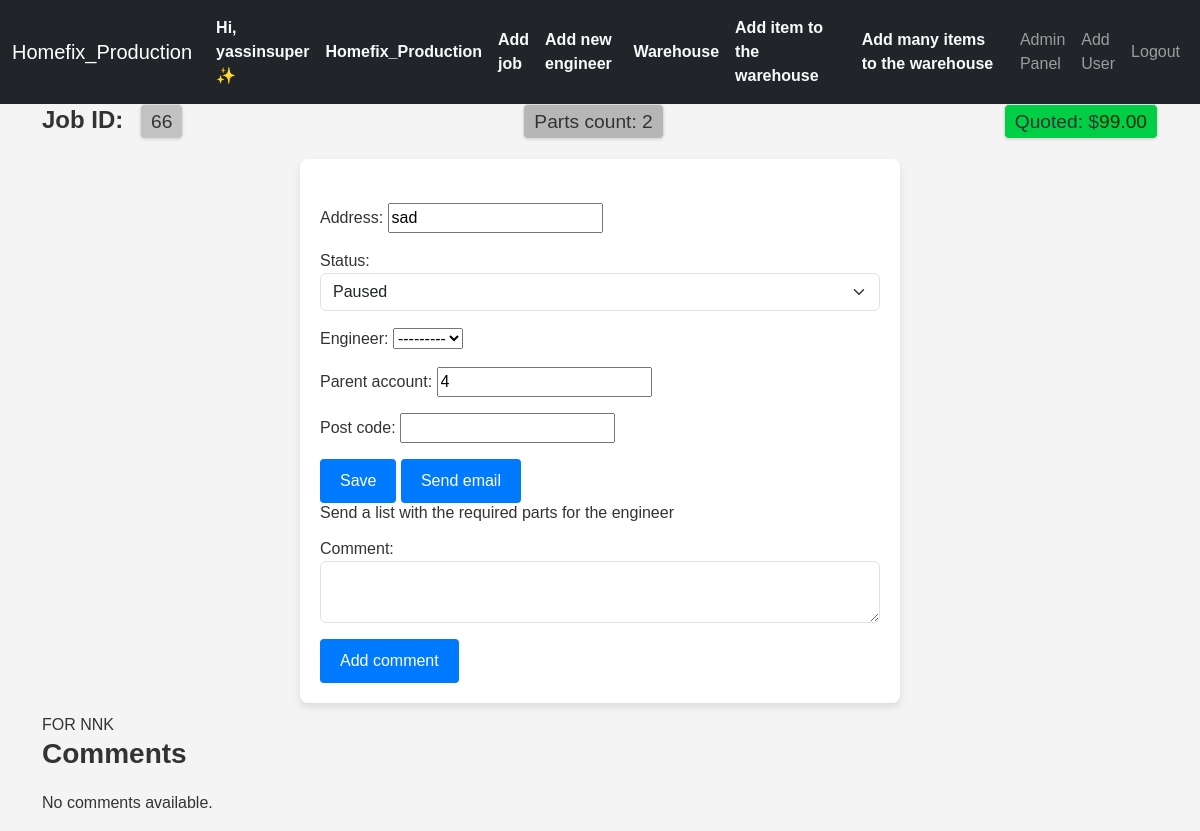
/job/66/ (signed in), run on an earlier commit of the app's database.
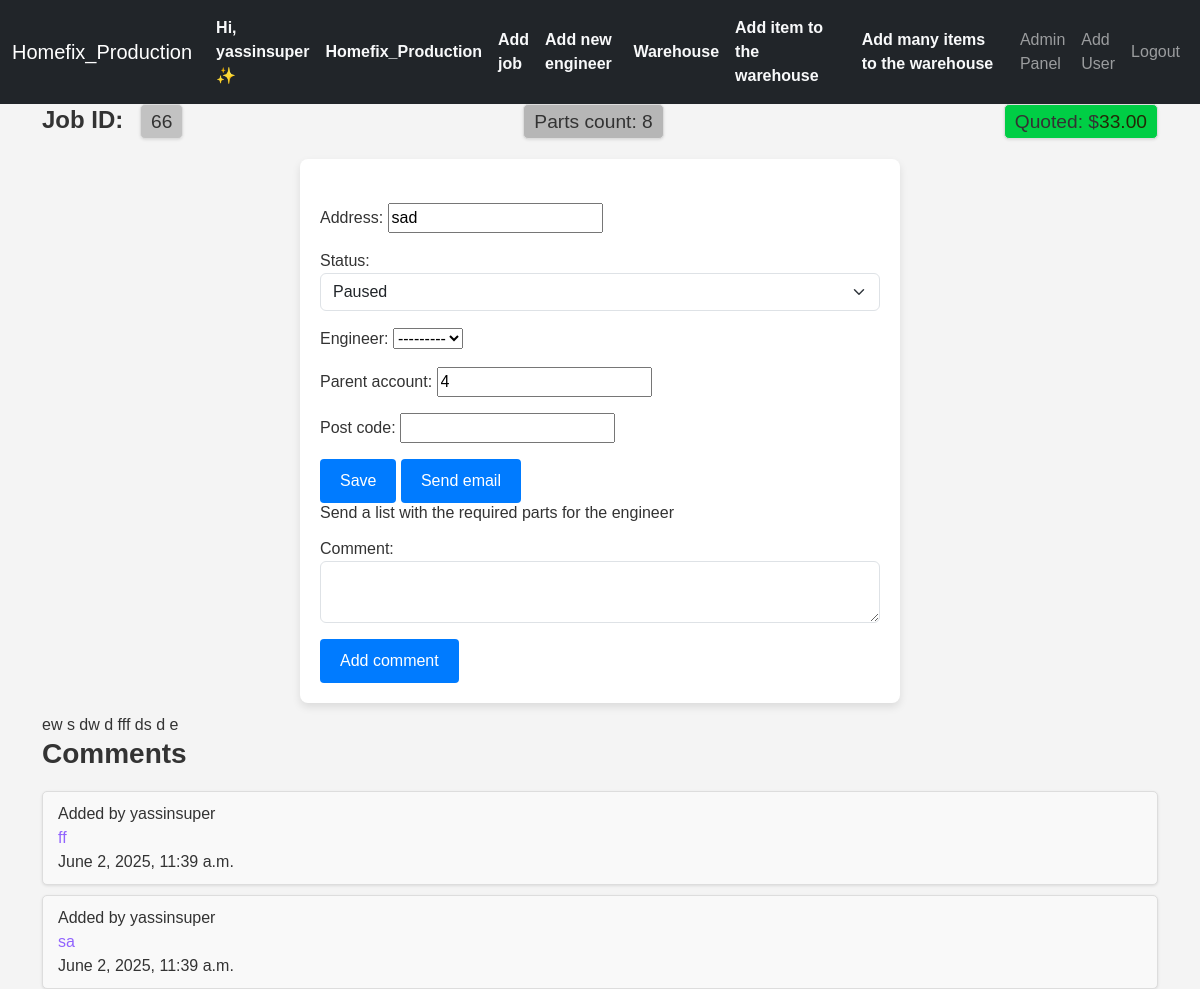
And on a later commit of the database.
### inventory/models.py (models this page shows, shortened)
class Job(models.Model):
    status_chouces=[
        ('ready', 'Ready'),
        ('paused', 'Paused'),
        ('completed', 'Completed'),
        ('cancelled', 'Cancelled'),
        ('quoted', 'Quoted and waiting')
    ]
    address = models.CharField(max_length=70)
    job_id=models.BigIntegerField()
    status=models.CharField(choices=status_chouces, max_length=20)
    quotation=models.DecimalField(max_digits=10, decimal_places=2,blank=True,null=True)
    engineer=models.ForeignKey(Engineer,on_delete=models.SET_NULL,null=True,blank=True)
    parent_account=models.CharField(max_length=70)
    added_date=models.DateField(auto_now_add=True)
    company=models.ForeignKey(Company,on_delete=models.CASCADE,related_name="job_company")
    items_arrived=models.BooleanField(default=False, )
    post_code=models.CharField(max_length=10, null=True, blank=True)
    quoted=models.BooleanField(default=False)
    class Meta:
        unique_together = ('job_id', 'company')  # Enforce uniqueness at the company level
        ordering=['-added_date']

class JobItem(models.Model):
    job = models.ForeignKey(Job, on_delete=models.DO_NOTHING, related_name="items")
    item = models.ForeignKey(Item, on_delete=models.CASCADE, related_name="job_items")
    job_quantity = models.PositiveSmallIntegerField(default=0)  # How many needed for this job
    arrived_quantity=models.PositiveSmallIntegerField(default=0)
    reference=models.TextField(blank=True,null=True,max_length=40)
    status=models.CharField(max_length=20,choices=CHOICES,blank=True,null=True,default=None)
    ordered=models.BooleanField(default=False)
    is_used=models.BooleanField(default=False)
    from_warehouse=models.BooleanField(default=False)
    was_for_job=models.ForeignKey(Job, on_delete=models.DO_NOTHING,null=True,blank=True, related_name="moveditems")
    def __str__(self):
        return str(self.item.name)

class Item(models.Model):
    name=models.CharField(max_length=70)
    part_number=models.TextField(max_length=30)
    price=models.DecimalField(max_digits=10, decimal_places=2,)
    reference=models.TextField(blank=True,null=True,max_length=40)
    supplier=models.CharField(max_length=70)
    company=models.ForeignKey(Company,on_delete=models.CASCADE,related_name="item_company")
    added_date=models.DateTimeField(auto_now_add=True)
    added_by=models.ForeignKey(CustomUser, on_delete=models.DO_NOTHING, null=True, blank=True, related_name="added_by_user")
    required_quantity=models.PositiveSmallIntegerField(default=0)
    arrived_quantity=models.PositiveSmallIntegerField(default=0)
    ordered=models.BooleanField(default=False)
    notes=models.TextField(null=True, blank=True)

class Comment(models.Model):
    content_type = models.ForeignKey(ContentType, on_delete=models.CASCADE)  # Reference to the model (Job or Item)
    object_id = models.PositiveIntegerField()  # ID of the related object
    company=models.ForeignKey(Company, on_delete=models.CASCADE,related_name="comment_company")
    content_object = GenericForeignKey('content_type', 'object_id','company')  # Generic relationship
    comment = models.TextField(null=True, blank=True)
    added_date = models.DateTimeField(auto_now_add=True)
    added_by = models.ForeignKey(CustomUser, on_delete=models.DO_NOTHING, null=False, blank=False, related_name="added_by")
    class Meta:
        ordering = ['-added_date']
    def __str__(self):
        return self.comment#[:20] + "..." if len(self.comment) > 20 else self.comment

class CustomUser(AbstractUser):
    permission_choices=[('admin','Admin'),
                        ('employee','Employee'),
                        ('owner','Owner')]
    company = models.ForeignKey(Company, on_delete=models.CASCADE, null=True, blank=True, related_name="employeees")
    email = models.EmailField(unique=True)
    username = models.CharField(max_length=90, unique=False)
    permission = models.CharField(choices=permission_choices,default='employee')
    is_owner=models.BooleanField(default=False,)
    is_admin=models.BooleanField(default=False,)
    is_employee=models.BooleanField(default=False,)
    is_banned=models.BooleanField(default=False,)
    REQUIRED_FIELDS = ['username',]
    USERNAME_FIELD = 'email'
    verbose_name='User'
    class Meta:
        verbose_name_plural = 'users'
        ordering = ['is_owner','is_admin','is_employee','is_banned']

### inventory/views.py (the view, shortened to what this page needs)
# urls.py: path('job/<int:pk>/',views.update_job,name='update_job'),
@login_required
def update_job(request, pk, cancel=0):
    job=Job.objects.filter(company=request.user.company).get(job_id=pk)
    items=JobItem.objects.filter(job=job)
    items_count=job.items.all().count()
    form = JobForm(instance=job,updating=True,)
    comments_form=CommentForm(initial={
        'content_type': ContentType.objects.get_for_model(Job),
        'object_id': job.job_id,
        'company': request.user.company,
        })
    comments = Comment.objects.filter(content_type=ContentType.objects.get_for_model(Job), object_id=job.job_id,company=request.user.company)
    context={'form': form,'job':job,'comments_form':comments_form,'comments':comments,'items':items,'items_count':items_count}
    return render(request, 'inventory/job_update.html', context)

### inventory/forms.py
class CommentForm(forms.ModelForm):
    class Meta:
        model = Comment
        fields = ['comment', 'content_type', 'object_id']
        widgets = {
            'comment': forms.Textarea(attrs={'rows': 2, 'class': 'form-control'}),
            'content_type': forms.HiddenInput(),
            'object_id': forms.HiddenInput(),
            'company': forms.HiddenInput(),
        }

### inventory/models.py (called while the page is built)
    def __str__(self):
        return str( self.name)

### inventory/templatetags/custom_tags.py (called while the page is built)
@register.filter
def is_admin(user):
    if user.groups.filter(name='Admin').exists() or user.company.owner==user:
        return True
    return False

@register.filter
def is_owner(user):
    if user.is_authenticated and user.company.owner==user:
        return True
    return False

### templates/inventory/job_update.html (shortened to what this page needs)
{% extends 'inventory/base.html' %}
{% load static %}
{% block body %}
  <h2 style="margin-bottom: 20px; font-size: 1.5rem; font-weight: bold; display: flex; justify-content: space-between; align-items: center;">
    <span>
      Job ID:
      <span style="
        display: inline-block;
        padding: 5px 10px;
        margin-left: 10px;
        font-size: 1.2rem;
        font-weight: normal;
        color: #333;
        background-color: rgba(182, 182, 182, 0.79);
        border: 1px solid #ddd;
        border-radius: 5px;
        box-shadow: 0 1px 3px rgba(0, 0, 0, 0.1);
      ">{{ job.job_id }}</span>
    </span>
    <span style="
        display: inline-block;
        padding: 5px 10px;
        font-size: 1.2rem;
        font-weight: normal;
        color: #333;
        background-color: rgb(182, 182, 182);
        border: 1px solid #ddd;
        border-radius: 5px;
        box-shadow: 0 1px 3px rgba(0, 0, 0, 0.1);
      ">Parts count: {{ items_count }}</span>
    {% if job.quoted %}
      <span style="
        display: inline-block;
        padding: 5px 10px;
        font-size: 1.2rem;
        font-weight: normal;
        color: #333;
        background-color: rgb(0, 206, 69);
        border: 1px solid #ddd;
        border-radius: 5px;
        box-shadow: 0 1px 3px rgba(0, 0, 0, 0.1);
      ">Quoted: $<span style="color: rgb(34, 41, 4);">{{ job.quotation }}</span></span>
    {% endif %}
  </h2>
  <section class="form-section">
    <form action="" method="POST" enctype="multipart/form-data" class="form-container">
      <br />
      <div class="form-group">{{ form.as_p }}</div>
      <div class="form-group">
        <button type="submit" name="save" class="btn-submit">Save</button>
        <button type="submit" name="send_email" class="btn-submit">Send email</button><span><h6>Send a list with the required parts for the engineer</h6></span>
      </div>
      <form method="POST">
        <section class="form-section">
          <div class="form-group">{{ comments_form.as_p }}</div>
          <div>
            <button name="add_comment" type="submit" class="btn-submit">Add comment</button>
          </div>
        </section>
      </form>
    </form>
  </section>
  {% for item in items %}
    {{ item }}
  {% endfor %}
  <section>
    <h3>Comments</h3>
    <div class="comments-container">
      {% for comment in comments %}
        <div class="comment-card">
          <span>Added by {{ comment.added_by.username }}</span>
          <p style="color: rgba(117, 58, 255, 0.79);">{{ comment }}</p>
          <span>{{ comment.added_date }}</span>
        </div>
      {% empty %}
        <p>No comments available.</p>
      {% endfor %}
    </div>
  </section>
{% endblock %}

What changed in the data, as far as the page shows it:
removed JobItem: item.name "FOR"
removed JobItem: item.name "NNK"
changed Job "sad": quotation "99.00" → "33.00"
added JobItem: item.name "ew"
added JobItem: item.name "s"
added JobItem: item.name "dw"
added JobItem: item.name "d"
added JobItem: item.name "fff"
added JobItem: item.name "ds"
added JobItem: item.name "d"
added JobItem: item.name "e"
added Comment: added_by.username "yassinsuper", comment "ff", added_date "June 2, 2025, 11:39 a.m."
added Comment: added_by.username "yassinsuper", comment "sa", added_date "June 2, 2025, 11:39 a.m."
Also different on the page:
{{ items_count }}: "2" → "8"
text no longer shown: "No comments available."
